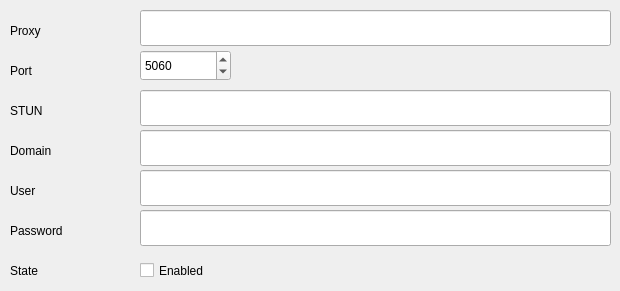
   <widget class="QWidget" name="tabSIP">
    <attribute name="title">
     <string>SIP</string>
    </attribute>
    <widget class="QLabel" name="label_SIPproxy">
     <property name="geometry">
      <rect>
       <x>10</x>
       <y>20</y>
       <width>121</width>
       <height>22</height>
      </rect>
     </property>
     <property name="sizePolicy">
      <sizepolicy hsizetype="Expanding" vsizetype="Expanding">
       <horstretch>0</horstretch>
       <verstretch>0</verstretch>
      </sizepolicy>
     </property>
     <property name="minimumSize">
      <size>
       <width>121</width>
       <height>22</height>
      </size>
     </property>
     <property name="text">
      <string>Proxy</string>
     </property>
    </widget>
    <widget class="QLabel" name="label_SIPport">
     <property name="geometry">
      <rect>
       <x>10</x>
       <y>60</y>
       <width>121</width>
       <height>22</height>
      </rect>
     </property>
     <property name="sizePolicy">
      <sizepolicy hsizetype="Expanding" vsizetype="Expanding">
       <horstretch>0</horstretch>
       <verstretch>0</verstretch>
      </sizepolicy>
     </property>
     <property name="minimumSize">
      <size>
       <width>121</width>
       <height>22</height>
      </size>
     </property>
     <property name="text">
      <string>Port</string>
     </property>
    </widget>
    <widget class="QLabel" name="label_SIPstun">
     <property name="geometry">
      <rect>
       <x>10</x>
       <y>100</y>
       <width>121</width>
       <height>22</height>
      </rect>
     </property>
     <property name="sizePolicy">
      <sizepolicy hsizetype="Expanding" vsizetype="Expanding">
       <horstretch>0</horstretch>
       <verstretch>0</verstretch>
      </sizepolicy>
     </property>
     <property name="minimumSize">
      <size>
       <width>121</width>
       <height>22</height>
      </size>
     </property>
     <property name="text">
      <string>STUN</string>
     </property>
    </widget>
    <widget class="QLabel" name="label_SIPdomain">
     <property name="geometry">
      <rect>
       <x>10</x>
       <y>140</y>
       <width>121</width>
       <height>22</height>
      </rect>
     </property>
     <property name="sizePolicy">
      <sizepolicy hsizetype="Expanding" vsizetype="Expanding">
       <horstretch>0</horstretch>
       <verstretch>0</verstretch>
      </sizepolicy>
     </property>
     <property name="minimumSize">
      <size>
       <width>121</width>
       <height>22</height>
      </size>
     </property>
     <property name="text">
      <string>Domain</string>
     </property>
    </widget>
    <widget class="QLabel" name="label_SIPuser">
     <property name="geometry">
      <rect>
       <x>10</x>
       <y>180</y>
       <width>121</width>
       <height>22</height>
      </rect>
     </property>
     <property name="sizePolicy">
      <sizepolicy hsizetype="Expanding" vsizetype="Expanding">
       <horstretch>0</horstretch>
       <verstretch>0</verstretch>
      </sizepolicy>
     </property>
     <property name="minimumSize">
      <size>
       <width>121</width>
       <height>22</height>
      </size>
     </property>
     <property name="text">
      <string>User</string>
     </property>
    </widget>
    <widget class="QLabel" name="label_SIPpassword">
     <property name="geometry">
      <rect>
       <x>10</x>
       <y>220</y>
       <width>121</width>
       <height>22</height>
      </rect>
     </property>
     <property name="sizePolicy">
      <sizepolicy hsizetype="Expanding" vsizetype="Expanding">
       <horstretch>0</horstretch>
       <verstretch>0</verstretch>
      </sizepolicy>
     </property>
     <property name="minimumSize">
      <size>
       <width>121</width>
       <height>22</height>
      </size>
     </property>
     <property name="text">
      <string>Password</string>
     </property>
    </widget>
    <widget class="QLabel" name="label_SIPstate">
     <property name="geometry">
      <rect>
       <x>10</x>
       <y>260</y>
       <width>121</width>
       <height>22</height>
      </rect>
     </property>
     <property name="sizePolicy">
      <sizepolicy hsizetype="Expanding" vsizetype="Expanding">
       <horstretch>0</horstretch>
       <verstretch>0</verstretch>
      </sizepolicy>
     </property>
     <property name="minimumSize">
      <size>
       <width>121</width>
       <height>22</height>
      </size>
     </property>
     <property name="text">
      <string>State</string>
     </property>
    </widget>
    <widget class="QLineEdit" name="lineEdit_SIPproxy">
     <property name="geometry">
      <rect>
       <x>140</x>
       <y>10</y>
       <width>471</width>
       <height>36</height>
      </rect>
     </property>
     <property name="sizePolicy">
      <sizepolicy hsizetype="Expanding" vsizetype="Expanding">
       <horstretch>0</horstretch>
       <verstretch>0</verstretch>
      </sizepolicy>
     </property>
     <property name="minimumSize">
      <size>
       <width>311</width>
       <height>36</height>
      </size>
     </property>
     <property name="toolTip">
      <string>&lt;html&gt;&lt;head/&gt;&lt;body&gt;&lt;p&gt;The IP address or the FQDN of the SIP controller.&lt;/p&gt;&lt;/body&gt;&lt;/html&gt;</string>
     </property>
    </widget>
    <widget class="QLineEdit" name="lineEdit_SIPstun">
     <property name="geometry">
      <rect>
       <x>140</x>
       <y>90</y>
       <width>471</width>
       <height>36</height>
      </rect>
     </property>
     <property name="sizePolicy">
      <sizepolicy hsizetype="Expanding" vsizetype="Expanding">
       <horstretch>0</horstretch>
       <verstretch>0</verstretch>
      </sizepolicy>
     </property>
     <property name="minimumSize">
      <size>
       <width>311</width>
       <height>36</height>
      </size>
     </property>
     <property name="toolTip">
      <string>&lt;html&gt;&lt;head/&gt;&lt;body&gt;&lt;p&gt;&lt;br/&gt;&lt;/p&gt;&lt;/body&gt;&lt;/html&gt;</string>
     </property>
    </widget>
    <widget class="QLineEdit" name="lineEdit_SIPdomain">
     <property name="geometry">
      <rect>
       <x>140</x>
       <y>130</y>
       <width>471</width>
       <height>36</height>
      </rect>
     </property>
     <property name="sizePolicy">
      <sizepolicy hsizetype="Expanding" vsizetype="Expanding">
       <horstretch>0</horstretch>
       <verstretch>0</verstretch>
      </sizepolicy>
     </property>
     <property name="minimumSize">
      <size>
       <width>311</width>
       <height>36</height>
      </size>
     </property>
     <property name="toolTip">
      <string>&lt;html&gt;&lt;head/&gt;&lt;body&gt;&lt;p&gt;&lt;br/&gt;&lt;/p&gt;&lt;/body&gt;&lt;/html&gt;</string>
     </property>
    </widget>
    <widget class="QLineEdit" name="lineEdit_SIPuser">
     <property name="geometry">
      <rect>
       <x>140</x>
       <y>170</y>
       <width>471</width>
       <height>36</height>
      </rect>
     </property>
     <property name="sizePolicy">
      <sizepolicy hsizetype="Expanding" vsizetype="Expanding">
       <horstretch>0</horstretch>
       <verstretch>0</verstretch>
      </sizepolicy>
     </property>
     <property name="minimumSize">
      <size>
       <width>311</width>
       <height>36</height>
      </size>
     </property>
     <property name="toolTip">
      <string>&lt;html&gt;&lt;head/&gt;&lt;body&gt;&lt;p&gt;The user name used to logon on the SIP controller.&lt;/p&gt;&lt;/body&gt;&lt;/html&gt;</string>
     </property>
    </widget>
    <widget class="QLineEdit" name="lineEdit_SIPpassword">
     <property name="geometry">
      <rect>
       <x>140</x>
       <y>210</y>
       <width>471</width>
       <height>36</height>
      </rect>
     </property>
     <property name="sizePolicy">
      <sizepolicy hsizetype="Expanding" vsizetype="Expanding">
       <horstretch>0</horstretch>
       <verstretch>0</verstretch>
      </sizepolicy>
     </property>
     <property name="minimumSize">
      <size>
       <width>311</width>
       <height>36</height>
      </size>
     </property>
     <property name="toolTip">
      <string>&lt;html&gt;&lt;head/&gt;&lt;body&gt;&lt;p&gt;The password used to logon to the SIP controller.&lt;/p&gt;&lt;/body&gt;&lt;/html&gt;</string>
     </property>
    </widget>
    <widget class="QCheckBox" name="checkBox_SIPenabled">
     <property name="geometry">
      <rect>
       <x>140</x>
       <y>260</y>
       <width>85</width>
       <height>21</height>
      </rect>
     </property>
     <property name="toolTip">
      <string>&lt;html&gt;&lt;head/&gt;&lt;body&gt;&lt;p&gt;If this is checked, the SIP settings are activated.&lt;/p&gt;&lt;/body&gt;&lt;/html&gt;</string>
     </property>
     <property name="text">
      <string>Enabled</string>
     </property>
    </widget>
    <widget class="QSpinBox" name="spinBox_SIPport">
     <property name="geometry">
      <rect>
       <x>140</x>
       <y>50</y>
       <width>91</width>
       <height>31</height>
      </rect>
     </property>
     <property name="toolTip">
      <string>&lt;html&gt;&lt;head/&gt;&lt;body&gt;&lt;p&gt;The network port number of the SIP controller.&lt;/p&gt;&lt;/body&gt;&lt;/html&gt;</string>
     </property>
     <property name="minimum">
      <number>1</number>
     </property>
     <property name="maximum">
      <number>65535</number>
     </property>
     <property name="value">
      <number>5060</number>
     </property>
    </widget>
   </widget>
